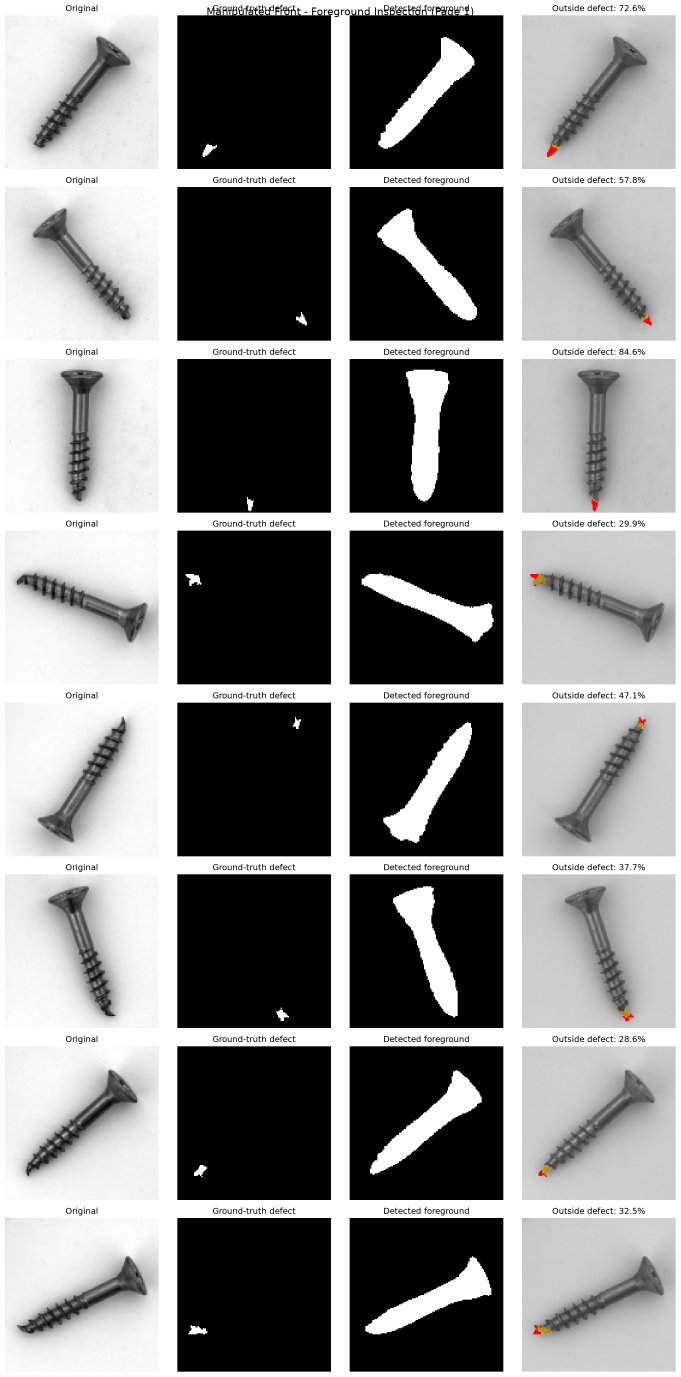
#> input picture outputs/reports/vision/screw_foreground/manipulated_front_inspection/inspection_page_1.png, 2041 x 4130 px (shown at 1/3 size)
$ python -i inspect_manipulated_front.py   (imports and definitions only)
#> lines starting #> are read from the running program, lines starting #| are printed output that depends on the picture; after the words box and inside, x2 and y2 are one past the last pixel; in counts of white or black regions, pixels touching at a corner belong together

from pathlib import Path
import cv2
import numpy as np
import matplotlib.pyplot as plt
import math

# ==========================================
# PATH CONFIGURATION
# ==========================================

ROOT = Path(__file__).resolve().parents[2]

IMAGE_DIR = ROOT / "data/raw/images/screw/test/manipulated_front"
MASK_DIR = ROOT / "data/raw/images/screw/ground_truth/manipulated_front"

OUTPUT_DIR = (
    ROOT / "outputs/reports/vision/screw_foreground/"
    "manipulated_front_inspection"
)

# [1 line not run here, left out]

IMAGE_SIZE = (128, 128)
MORPH_KERNEL_SIZE = 5
IMAGES_PER_PAGE = 8


# ==========================================
# SCREW FOREGROUND SEGMENTATION
# ==========================================

def segment_screw(image):

    _, binary = cv2.threshold(
        image,
        0,
        255,
        cv2.THRESH_BINARY_INV + cv2.THRESH_OTSU
    )
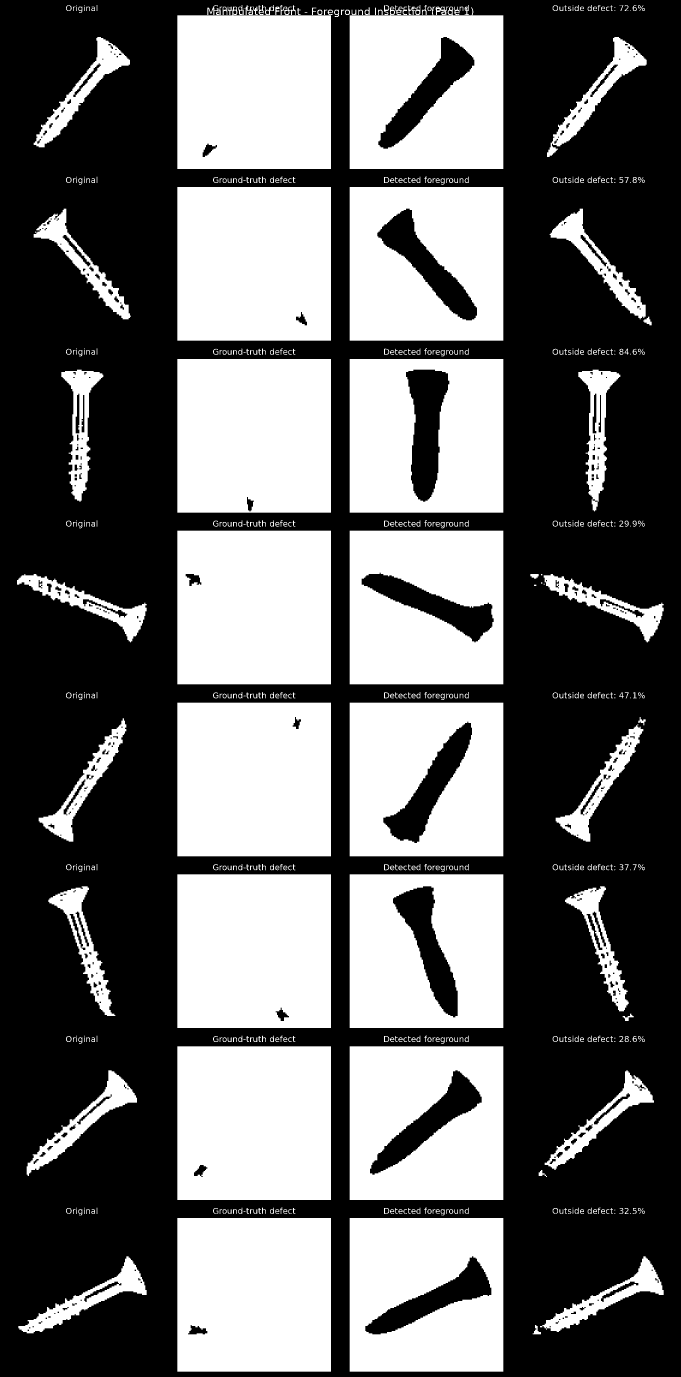
#> binary: shape (4130, 2041) (shown at 1/3 size); 41.6% white; 593 white regions (60 under 20 px), largest, box (x1, y1, x2, y2) and area: (532, 2108, 993, 2569) 212080, (532, 1077, 993, 1538) 212011, (532, 561, 993, 1022) 211930

    kernel = cv2.getStructuringElement(
        cv2.MORPH_ELLIPSE,
        (MORPH_KERNEL_SIZE, MORPH_KERNEL_SIZE)
    )

    binary = cv2.morphologyEx(
        binary,
        cv2.MORPH_OPEN,
        kernel
    )
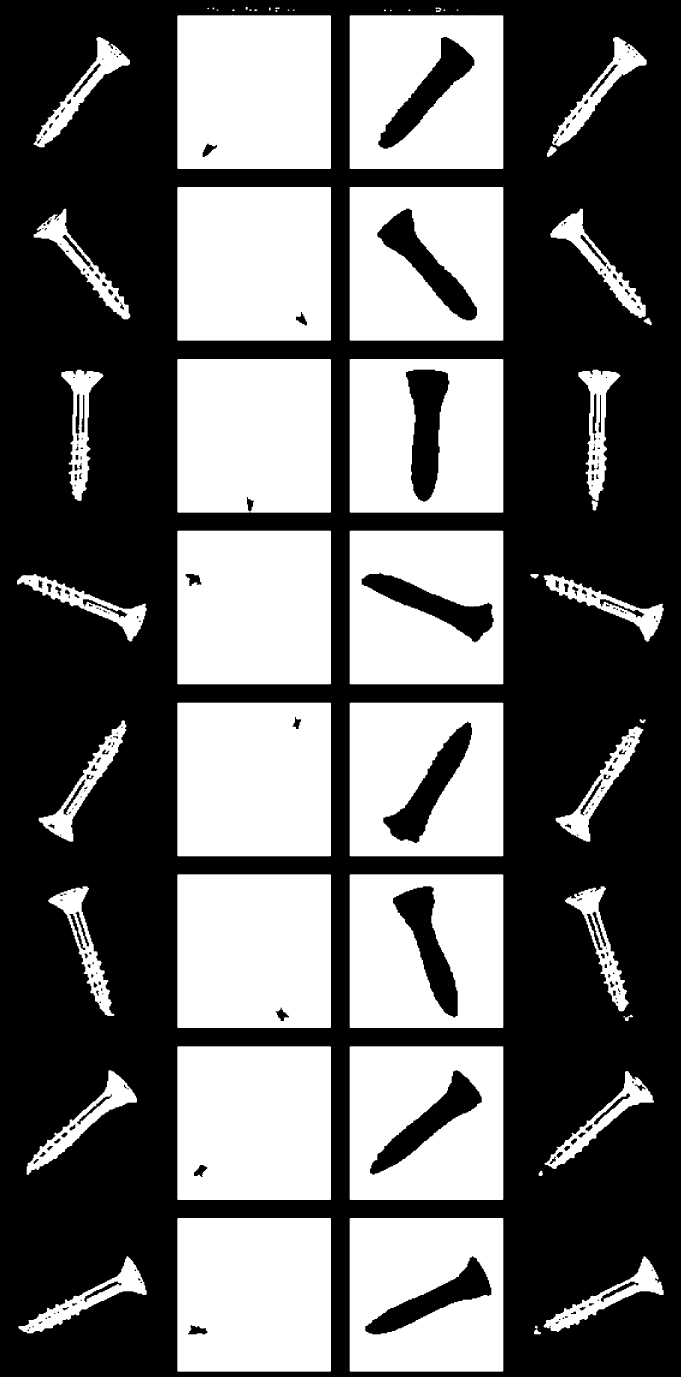
#> binary: shape (4130, 2041) (shown at 1/3 size); 41% white; 61 white regions (7 under 20 px), largest, box (x1, y1, x2, y2) and area: (532, 2108, 993, 2569) 212050, (532, 1077, 993, 1538) 211988, (532, 561, 993, 1022) 211897

    binary = cv2.morphologyEx(
        binary,
        cv2.MORPH_CLOSE,
        kernel
    )
#> binary: shape (4130, 2041); 41.1% white; 57 white regions (7 under 20 px), largest, box (x1, y1, x2, y2) and area: (532, 2108, 993, 2569) 212075, (532, 1077, 993, 1538) 212020, (532, 561, 993, 1022) 211926

    count, labels, stats, _ = cv2.connectedComponentsWithStats(
        binary,
        connectivity=8
    )
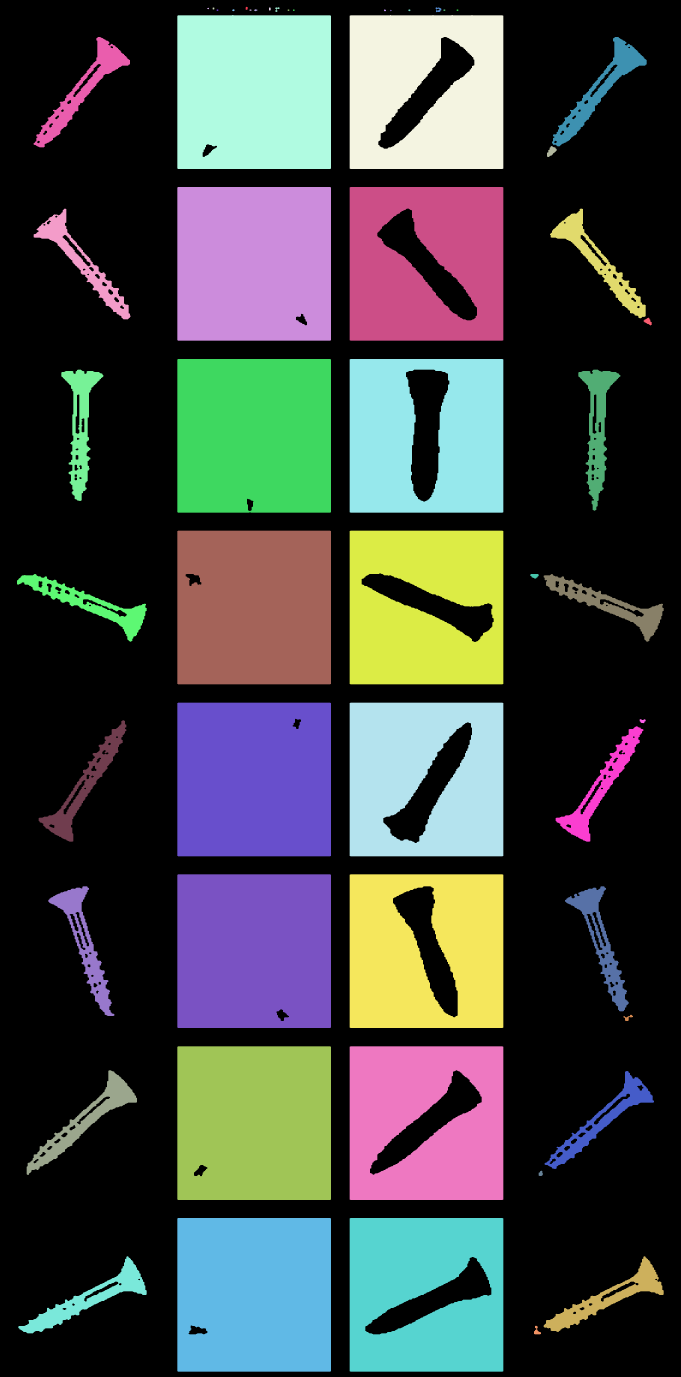
#> labels: shape (4130, 2041) int32 (shown at 1/3 size); 58 distinct labels, from 0 to 57; one colour per label, 0 black
#> count = 58; stats = 58 rows, first 6: [0, 0, 2041, 4130, 4966845], [737, 20, 6, 10, 48], [622, 23, 5, 5, 17], [638, 22, 5, 7, 27], [807, 22, 5, 10, 42], [826, 22, 13, 14, 87]

    foreground = np.zeros_like(binary)

    if count > 1:
        largest_label = 1 + np.argmax(
            stats[1:, cv2.CC_STAT_AREA]
        )
#> largest_label = 37

        foreground[labels == largest_label] = 255

    return foreground > 0


# ==========================================
# IMAGE LOADING
# ==========================================

# [261 lines left out: functions load_image, load_mask, main, not called in this run]


# [2 lines not run here, left out]

>>> import cv2
>>> picture = cv2.imread('../../outputs/reports/vision/screw_foreground/manipulated_front_inspection/inspection_page_1.png', cv2.IMREAD_GRAYSCALE)
>>> result = segment_screw(picture)
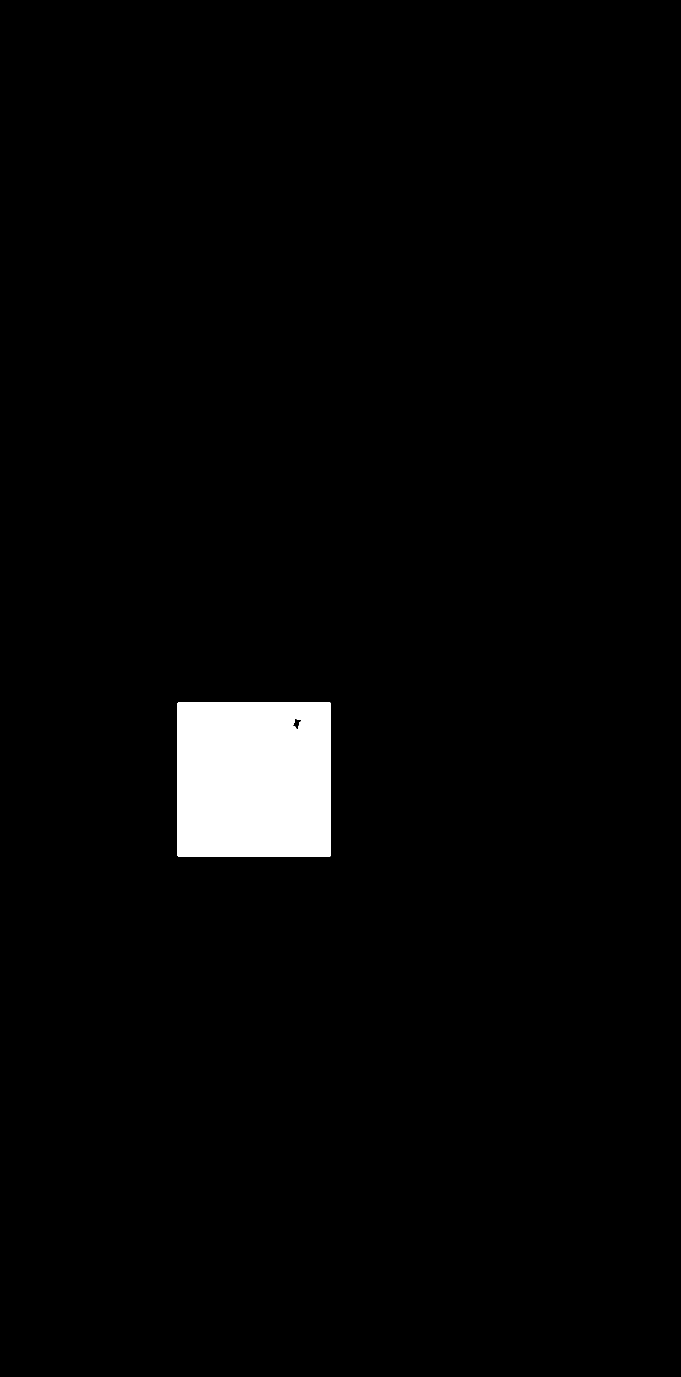
#> result: shape (4130, 2041) bool (shown at 1/3 size); 2.5% white; 1 white region, box (x1, y1, x2, y2) and area: (532, 2108, 993, 2569) 212075
